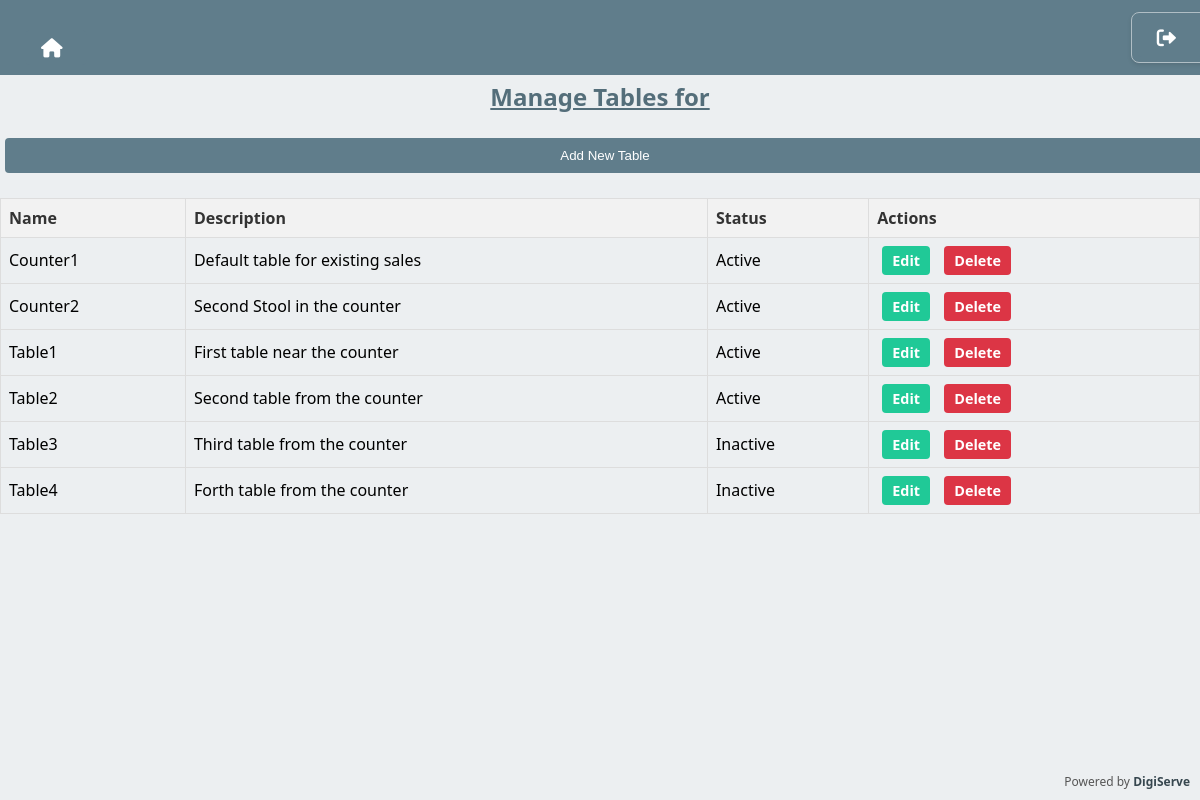
Page /manage-tables/ (signed in) on the committed database.
### sales/models.py (models this page shows)
class Table(models.Model):
    business = models.ForeignKey(Business, on_delete=models.CASCADE, null=True, blank=True, related_name='tables')
    name = models.CharField(max_length=100, unique=False)  # Table name (e.g., Counter1)
    description = models.TextField(blank=True, null=True)  # Optional description
    is_active = models.BooleanField(default=True)  # Status of the table
    class Meta:
        unique_together = ('business', 'name')
    def __str__(self):
        return self.name

### sales/views.py (the view)
# urls.py: path('manage-tables/', manage_tables, name='manage-tables'),
@login_required
def manage_tables(request):
    selected_business = getattr(request, 'selected_business', None)
    if not selected_business:
        messages.error(request, "No business selected. Please select a business.")
        return redirect('business-list')
    tables = Table.objects.filter(business=selected_business)
    print(f"Tables for {selected_business}: {tables}")
    return render(request, 'sales/manage_tables.html', {'tables': tables})

### sales/context_processors.py (called while the page is built)
def selected_business_context(request):
    selected_business = None
    if request.user.is_authenticated:
        business_id = request.session.get('selected_business')
        if business_id:
            selected_business = Business.objects.filter(id=business_id).first()
        if not selected_business or not user_has_business_access(request.user, selected_business):
            user_businesses = Business.objects.filter(users=request.user, is_active=True)
            if user_businesses.exists():
                selected_business = user_businesses.first()
                request.session['selected_business'] = selected_business.id
            else:
                selected_business = None  # No valid business
    return {'selected_business': selected_business}

def user_has_business_access(user, business):
    return (
        business.is_active and (
            business.users.filter(id=user.id).exists() or
            business.owners.filter(id=user.id).exists()
        )
    )

### sales/models.py (called while the page is built)
    def __str__(self):
        return self.name

### sales/templates/sales/manage_tables.html (shortened to what this page needs)
{% extends 'base.html' %}
{% load static %}
{% load currency_filters %}
{% block header %} Manage Tables for {{ selected_business.name }} {% endblock %}
{% block content %}
    <button class="btn btn-primary" onclick="openAddTableModal()">Add New Table</button>
    <table>
        <thead>
            <tr>
                <th>Name</th>
                <th>Description</th>
                <th>Status</th>
                <th>Actions</th>
            </tr>
        </thead>
        <tbody>
            {% for table in tables %}
            <tr>
                <td>{{ table.name }}</td>
                <td>{{ table.description|default:"No description" }}</td>
                <td>{{ table.is_active|yesno:"Active,Inactive" }}</td>
				<td>
					<a href="javascript:void(0);"
						class="table-link table-link-teal"
						onclick="openEditTableModal(
							'{{ table.id }}',
							'{{ table.name|escapejs }}',
							'{{ table.description|default:''|escapejs }}',
							'{{ table.is_active|yesno:'true,false' }}')">
						Edit
					</a>
					<a href="{% url 'delete-table' table.id %}"
						class="table-link table-link-red"
						onclick="return confirm('Are you sure you want to delete this table?');">
						Delete
					</a>
				</td>
            </tr>
            {% empty %}
            <tr>
                <td colspan="4" style="text-align: center;">No tables available.</td>
            </tr>
            {% endfor %}
        </tbody>
    </table>
{% endblock %}

### static/css/style_2.css (style rules this page uses)
body { font-family: 'Segoe UI', Tahoma, Geneva, Verdana, sans-serif; background-color: #eceff1; margin: 0; padding: 0; }
button { width: 100%; padding: 12px; margin-top: 15px; background-color: #607d8b; color: #fff; border: none; cursor: pointer; border-radius: 4px; transition: background-color 0.3s ease; }
a { display: inline-block; background-color: #607d8b; color: #fff; padding: 10px 15px; text-decoration: none; border-radius: 5px; transition: background-color 0.3s ease; margin-top: 15px; margin-right: 10px; margin: 20px 5px 0 5px; }
table { width: 100%; border-collapse: collapse; }
table th, table td { padding: 10px; text-align: left; }
table th { background-color: #78909c; color: white; }

### sales/templates/base.html (style rules this page uses)
.btn { padding: 10px 20px; margin: 5px; border: none; border-radius: 4px; cursor: pointer; }
.btn-primary { background-color: #607d8b; color: #fff; }
.table-link { display: inline-block; margin: 0 5px; padding: 5px 10px; text-decoration: none; font-size: 0.9rem; border-radius: 4px; font-weight: bold; text-align: center; }
.table-link-teal { background-color: #20c997; color: #fff; }
.table-link-red { background-color: #dc3545; color: #fff; }
table { width: 100%; border-collapse: collapse; margin-top: 20px; }
table th, table td { border: 1px solid #ddd; padding: 8px; text-align: left; }
table th { background-color: #f2f2f2; color: #333; }
body { padding-top: 60px; }

### rows in the picture
Table: name "Counter1", description "Default table for existing sales", is_active "Active"
Table: name "Counter2", description "Second Stool in the counter", is_active "Active"
Table: name "Table1", description "First table near the counter", is_active "Active"
Table: name "Table2", description "Second table from the counter", is_active "Active"
Table: name "Table3", description "Third table from the counter", is_active "Inactive"
Table: name "Table4", description "Forth table from the counter", is_active "Inactive"
